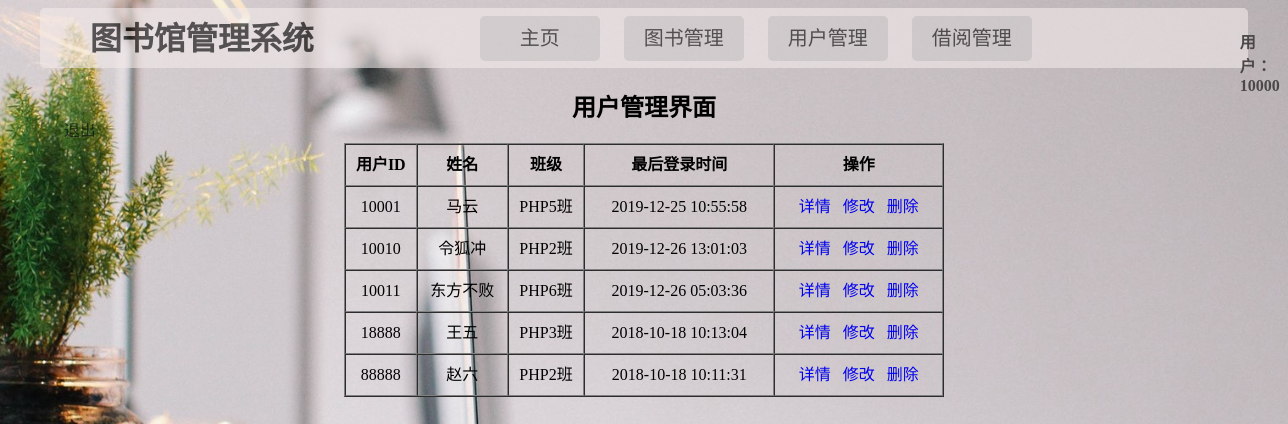
The app's page /usermanager.php (signed in) with its own data.
### tables this page shows
CREATE TABLE `user` (
  `id` int(11) NOT NULL,
  `pwd` char(128) NOT NULL,
  `name` char(15) DEFAULT NULL,
  `class` char(15) DEFAULT NULL,
  `status` tinyint(3) UNSIGNED NOT NULL DEFAULT '1' COMMENT '0为挂失,1为正常',
  `admin` tinyint(3) UNSIGNED NOT NULL DEFAULT '0' COMMENT '0为普通用户,1为管理员',
  `last_login_time` datetime DEFAULT NULL
);

### usermanager.php (the view)
<?php
include_once('header.php');
include_once("conn.php");
$userid = $_SESSION['id'];
$flag = 0;
$queryUser = "select * from user where id = '$userid'";
$st = $dbh->query($queryUser);
foreach ($st as $row){
    if($row['admin']==1){
        $flag = 1;
    }
}
if($flag==0){
    echo "<h1 style='margin: 200px auto;text-align: center;'>你不具有此权限！</h1>";
}else{
    $query = "select * from user";
    $stmt= $dbh->query($query);
    echo "<table border='1px gray solid' width='600px' align='center' cellpadding='0' cellspacing='0'>";
    echo "<caption><h2>用户管理界面</h2></caption>";
    echo "<tr style='line-height: 40px;'><th>用户ID</th><th>姓名</th><th>班级</th><th>最后登录时间</th><th>操作</th></tr>";
    foreach ($stmt as $row){
        if($row['admin']!=1){
            echo "<tr style='text-align: center;line-height: 40px'>";
            echo "<td>".$row['id']."</td>";
            echo "<td>".$row['name']."</td>";
            echo "<td>".$row['class']."</td>";
            echo "<td>".$row['last_login_time']."</td>";
            $id = $row['id'];
            echo "<td>"."<a href='userborrowInf.php?user_id=$id'>详情</a>"."&nbsp&nbsp&nbsp<a href='AlterUserManager.php?user_id=$id'>修改</a>"."&nbsp&nbsp&nbsp<a href='deleteUser.php?user_id=$id'>删除</a>"."</td>";
            echo "</tr>";
        }
    }
    echo "</table>";
}
?>

### style/style.css (style rules this page uses)
body { background: url("../images/bg.jpg"); background-attachment:fixed; background-size: 100%; }
a { text-decoration: none; }

### records on screen
user: id "10001", name "马云", class "PHP5班", last_login_time "2019-12-25 10:55:58"
user: id "10010", name "令狐冲", class "PHP2班", last_login_time "2019-12-26 13:01:03"
user: id "10011", name "东方不败", class "PHP6班", last_login_time "2019-12-26 05:03:36"
user: id "18888", name "王五", class "PHP3班", last_login_time "2018-10-18 10:13:04"
user: id "88888", name "赵六", class "PHP2班", last_login_time "2018-10-18 10:11:31"

### other values on screen
$_SESSION['id'] "10000"
